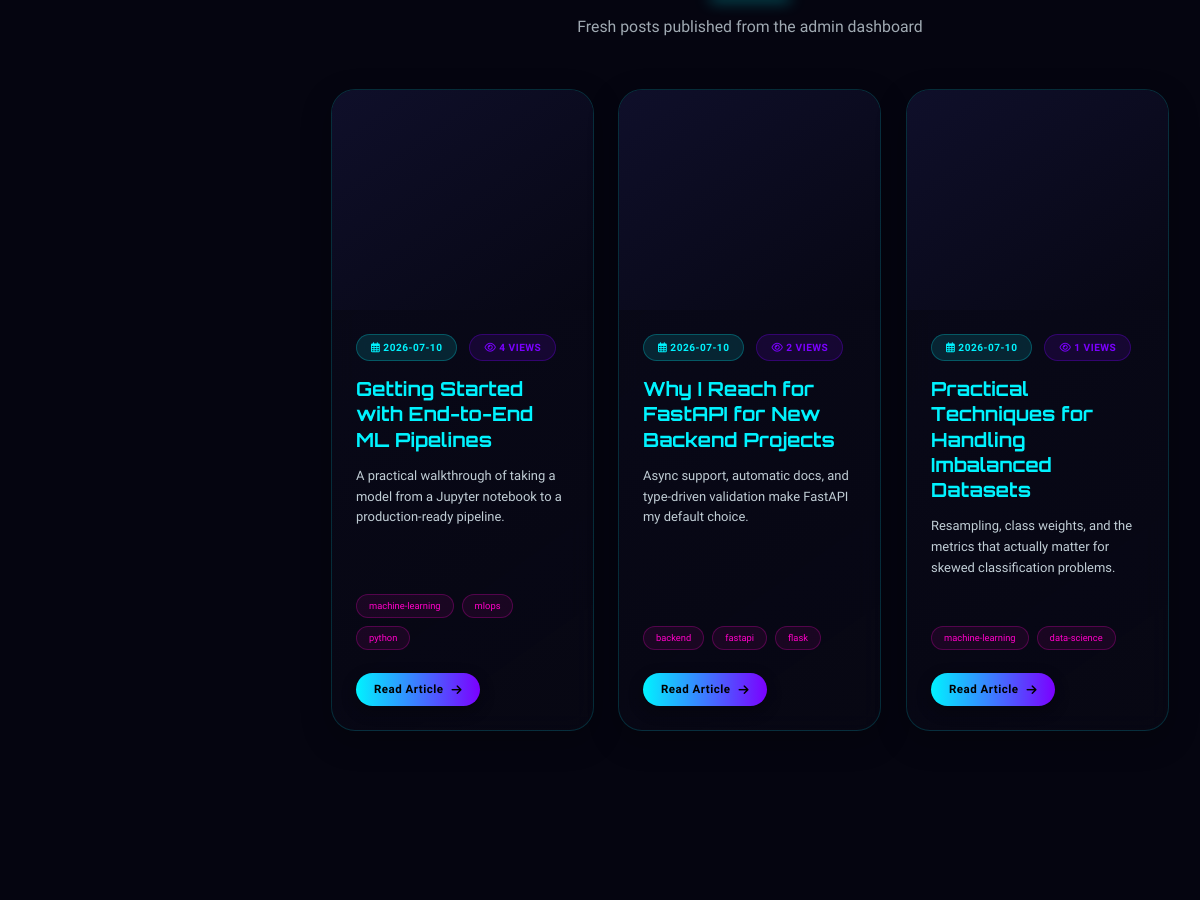
/blog (middle part), run on an earlier commit of the app's database.
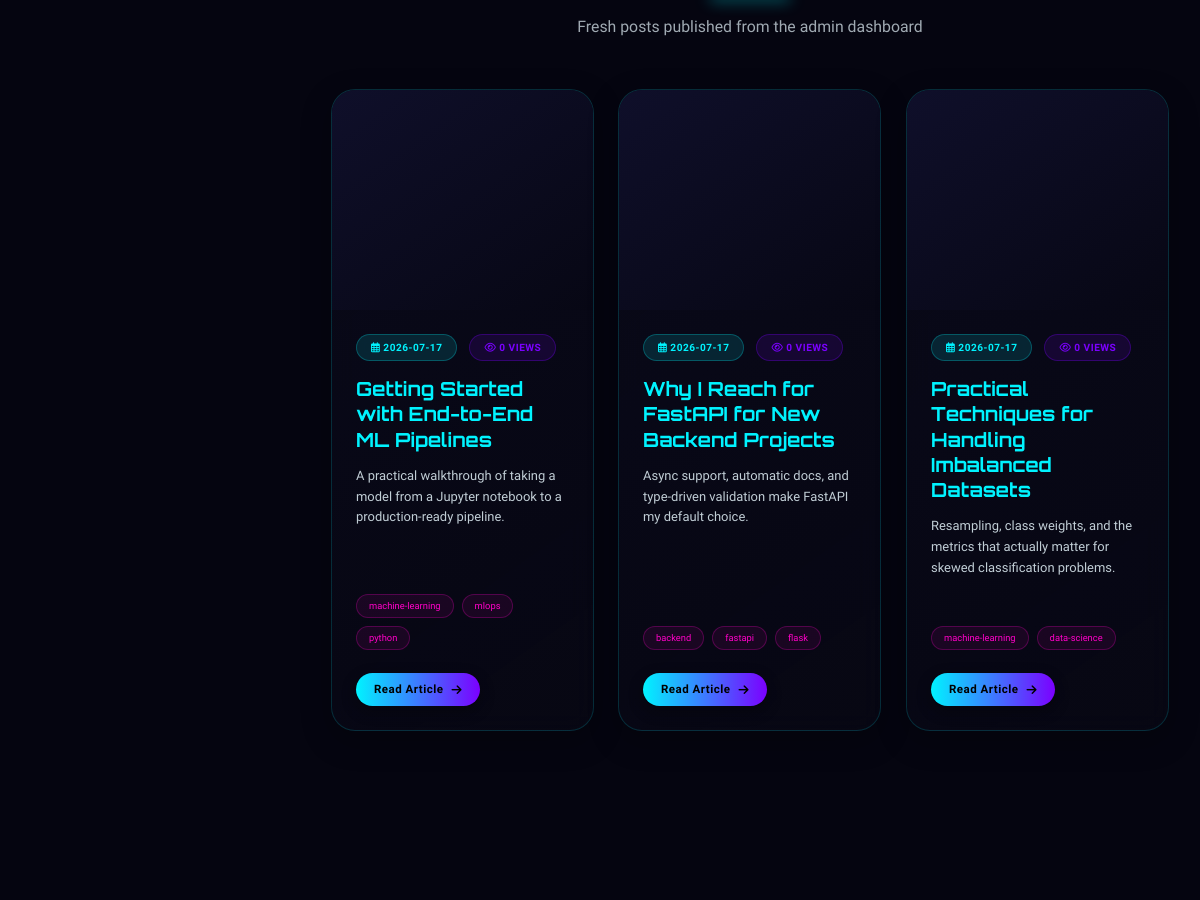
And on a later commit of the database.
### tables this page shows
CREATE TABLE blog_posts (
    id INTEGER PRIMARY KEY AUTOINCREMENT,
    slug TEXT UNIQUE NOT NULL,
    title TEXT NOT NULL,
    summary TEXT NOT NULL,
    content TEXT NOT NULL,
    cover_image TEXT,
    tags TEXT,
    author TEXT DEFAULT 'Ravi Der',
    published_at TEXT NOT NULL,
    views INTEGER DEFAULT 0
, status TEXT DEFAULT 'published', updated_at TIMESTAMP);

### flask_app.py (the view)
    @app.route('/blog')
    def blog():
        conn = db.get_connection()
        posts = conn.execute(
            "SELECT * FROM blog_posts WHERE status = 'published' OR status IS NULL "
            "ORDER BY published_at DESC"
        ).fetchall()
        conn.close()
        return render_template('blog.html', posts=posts)

### db.py (called while the page is built)
def get_connection():
    os.makedirs(DATA_DIR, exist_ok=True)
    conn = sqlite3.connect(DB_PATH)
    conn.row_factory = sqlite3.Row
    conn.execute("PRAGMA foreign_keys = ON")
    return conn

def now_iso():
    return datetime.now(timezone.utc).isoformat()

### flask_app.py (called while the page is built)
@app.after_request
def add_security_headers(response):
    response.headers["X-Content-Type-Options"] = "nosniff"
    response.headers["X-Frame-Options"] = "DENY"
    response.headers["X-XSS-Protection"] = "1; mode=block"
    response.headers["Referrer-Policy"] = "strict-origin-when-cross-origin"
    response.headers["Content-Security-Policy"] = (
        "default-src 'self'; "
        "img-src 'self' data: https:; "
        "style-src 'self' 'unsafe-inline' https:; "
        "script-src 'self' 'unsafe-inline' https:; "
        "connect-src 'self' https:; "
        "font-src 'self' https: data:;"
    )
    return response

@app.before_request
def _start_timer():
    request._start_time = time.time()

### templates/blog.html (shortened to what this page needs)
{% extends 'base.html' %}
{% block extra_css %}
<link rel="stylesheet" href="https://cdnjs.cloudflare.com/ajax/libs/font-awesome/6.4.0/css/all.min.css">
{% endblock %}
{% block content %}
<section id="blog" class="section">
    <div class="container">
        {% if posts %}
        <div class="section-header" style="margin-top:80px;">
            <div class="section-subtitle"><p>Fresh posts published from the admin dashboard</p></div>
        </div>
        <div class="row">
            {% for post in posts %}
            <div class="col-md-6 col-lg-4">
                <div class="blog-card" data-category="latest">
                    <div class="blog-img">
                    </div>
                    <div class="blog-content">
                        <div class="blog-meta">
                            <span class="blog-date"><i class="far fa-calendar-alt"></i> {{ post.published_at[:10] if post.published_at else '' }}</span>
                            <span class="blog-category"><i class="far fa-eye"></i> {{ post.views }} views</span>
                        </div>
                        <h3 class="blog-title">{{ post.title }}</h3>
                        <div class="blog-excerpt-wrapper">
                            <p class="blog-excerpt">{{ post.summary }}</p>
                        </div>
                        <div class="blog-tags">
                            {% if post.tags %}
                                {% for tag in post.tags.split(',') %}
                                    {% if tag.strip() %}<span class="blog-tag">{{ tag.strip() }}</span>{% endif %}
                                {% endfor %}
                            {% endif %}
                        </div>
                        <div class="blog-actions">
                            <a href="{{ url_for('blog_post', slug=post.slug) }}" class="btn-futuristic">
                                <span>Read Article</span>
                                <i class="fas fa-arrow-right"></i>
                            </a>
                        </div>
                    </div>
                </div>
            </div>
            {% endfor %}
        </div>
        {% endif %}
</section>
{% endblock %}

### templates/base.html (shortened to what this page needs)
<!DOCTYPE html>
<html lang="en">
<head>
    <link href="https://cdn.jsdelivr.net/npm/bootstrap@5.3.0/dist/css/bootstrap.min.css" rel="stylesheet">
    <link rel="stylesheet" href="https://cdnjs.cloudflare.com/ajax/libs/font-awesome/6.0.0/css/all.min.css">
    <link rel="stylesheet" href="{{ url_for('static', filename='css/enhancements.css') }}">
    {% block extra_css %}{% endblock %}
</head>
<body>
    <main class="main-content" id="mainContent">
        <div class="page-content">
            {% block content %}{% endblock %}
        </div>
    </main>
</body>
</html>

### static/css/enhancements.css (style rules this page uses)
html { scroll-behavior: smooth; }
html { font-size: 90%; }
.img-skeleton-wrap { position: relative; min-height: 180px; }

### templates/base.html (style rules this page uses)
:root { --primary: #00f3ff; --secondary: #7b00ff; --dark: #0a0a1a; --darker: #050510; --light: #e2f1f8; --accent: #ff00c8; --sidebar-width: 300px; --sidebar-collapsed: 80px; }
* { -ms-overflow-style: none; scrollbar-width: none; }
html, body { margin: 0; padding: 0; overflow-x: hidden; font-family: 'Exo 2', sans-serif; background-color: var(--darker); color: var(--light); height: 100%; }
.main-content { margin-left: var(--sidebar-width); transition: all 0.4s cubic-bezier(0.4, 0, 0.2, 1); min-height: 100vh; position: relative; background: var(--darker); }
.page-content { padding: 20px; margin-top: 100px; min-height: calc(100vh - 80px); }
body::before { content: ''; position: fixed; top: 0; left: 0; width: 100%; height: 100%; background: radial-gradient(circle at 20% 50%, rgba(123, 0, 255, 0.15) 0%, transparent 25%), radial-gradient(circle at 80% 20%, rgba(0, 243, 255, 0.1) 0%, transparent 25%), radial-gradient(circle at 40% 80%, rgba(255, 0, 200, 0.08) 0%, transparent 25%); z-index: -1; pointer-events: none; }
html, body { width: 100%; position: relative; }
* { transition: color 0.3s ease, background-color 0.3s ease, border-color 0.3s ease; }

### templates/footer.html (style rules this page uses)
:root { --primary: #00f3ff; --secondary: #7b00ff; --dark: #0a0a1a; --darker: #050510; --light: #e2f1f8; --accent: #ff00c8; }

What changed in the data, as far as the page shows it:
changed blog_posts "Getting Started with End-to-End ML Pipelines": published_at "2026-07-10" → "2026-07-17"; views "4" → "0"
changed blog_posts "Why I Reach for FastAPI for New Backend Projects": published_at "2026-07-10" → "2026-07-17"; views "2" → "0"
changed blog_posts "Practical Techniques for Handling Imbalanced Datasets": published_at "2026-07-10" → "2026-07-17"; views "1" → "0"
